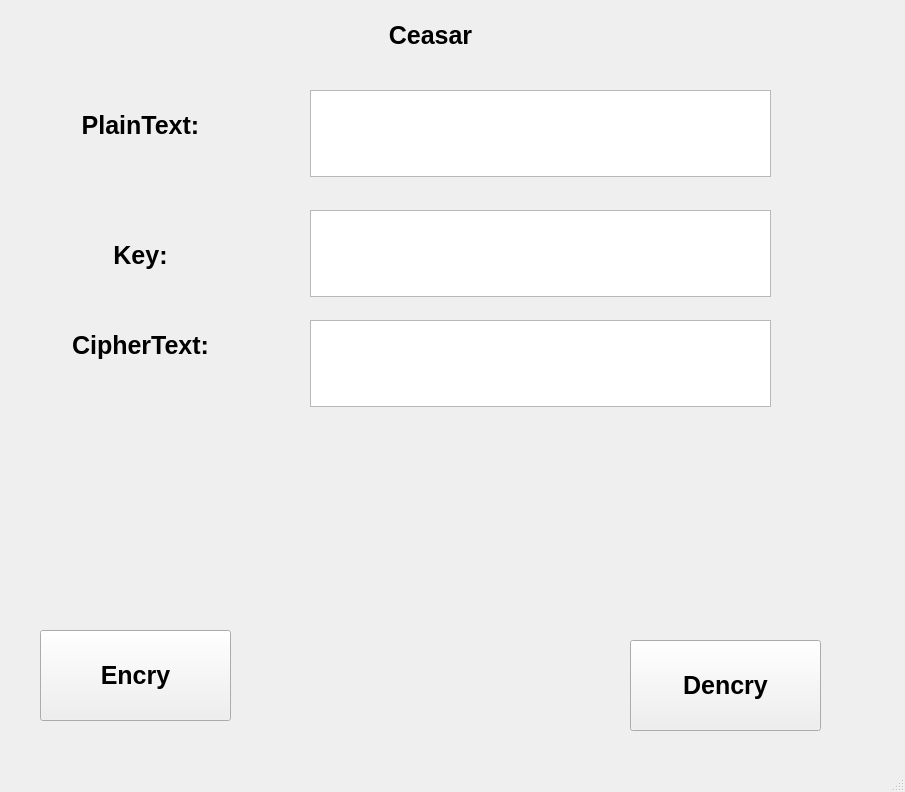
<?xml version="1.0" encoding="UTF-8"?>
<ui version="4.0">
 <class>MainWindow</class>
 <widget class="QMainWindow" name="MainWindow">
  <property name="geometry">
   <rect>
    <x>0</x>
    <y>0</y>
    <width>905</width>
    <height>792</height>
   </rect>
  </property>
  <property name="windowTitle">
   <string>MainWindow</string>
  </property>
  <widget class="QWidget" name="centralwidget">
   <widget class="QLabel" name="label">
    <property name="geometry">
     <rect>
      <x>330</x>
      <y>10</y>
      <width>201</width>
      <height>51</height>
     </rect>
    </property>
    <property name="font">
     <font>
      <pointsize>19</pointsize>
      <weight>75</weight>
      <bold>true</bold>
     </font>
    </property>
    <property name="text">
     <string>Ceasar</string>
    </property>
    <property name="textFormat">
     <enum>Qt::AutoText</enum>
    </property>
    <property name="alignment">
     <set>Qt::AlignCenter</set>
    </property>
   </widget>
   <widget class="QLabel" name="label_2">
    <property name="geometry">
     <rect>
      <x>40</x>
      <y>100</y>
      <width>201</width>
      <height>51</height>
     </rect>
    </property>
    <property name="font">
     <font>
      <pointsize>19</pointsize>
      <weight>75</weight>
      <bold>true</bold>
     </font>
    </property>
    <property name="text">
     <string>PlainText:</string>
    </property>
    <property name="textFormat">
     <enum>Qt::AutoText</enum>
    </property>
    <property name="alignment">
     <set>Qt::AlignCenter</set>
    </property>
   </widget>
   <widget class="QLabel" name="label_3">
    <property name="geometry">
     <rect>
      <x>40</x>
      <y>230</y>
      <width>201</width>
      <height>51</height>
     </rect>
    </property>
    <property name="font">
     <font>
      <pointsize>19</pointsize>
      <weight>75</weight>
      <bold>true</bold>
     </font>
    </property>
    <property name="text">
     <string>Key:</string>
    </property>
    <property name="textFormat">
     <enum>Qt::AutoText</enum>
    </property>
    <property name="alignment">
     <set>Qt::AlignCenter</set>
    </property>
   </widget>
   <widget class="QLabel" name="label_4">
    <property name="geometry">
     <rect>
      <x>40</x>
      <y>320</y>
      <width>201</width>
      <height>51</height>
     </rect>
    </property>
    <property name="font">
     <font>
      <pointsize>19</pointsize>
      <weight>75</weight>
      <bold>true</bold>
     </font>
    </property>
    <property name="text">
     <string>CipherText:</string>
    </property>
    <property name="textFormat">
     <enum>Qt::AutoText</enum>
    </property>
    <property name="alignment">
     <set>Qt::AlignCenter</set>
    </property>
   </widget>
   <widget class="QPushButton" name="btn_encrypt">
    <property name="geometry">
     <rect>
      <x>40</x>
      <y>630</y>
      <width>191</width>
      <height>91</height>
     </rect>
    </property>
    <property name="font">
     <font>
      <pointsize>19</pointsize>
      <weight>75</weight>
      <bold>true</bold>
     </font>
    </property>
    <property name="text">
     <string>Encry</string>
    </property>
   </widget>
   <widget class="QPushButton" name="btn_decrypt">
    <property name="geometry">
     <rect>
      <x>630</x>
      <y>640</y>
      <width>191</width>
      <height>91</height>
     </rect>
    </property>
    <property name="font">
     <font>
      <pointsize>19</pointsize>
      <weight>75</weight>
      <bold>true</bold>
     </font>
    </property>
    <property name="text">
     <string>Dencry</string>
    </property>
   </widget>
   <widget class="QPlainTextEdit" name="txt_plain_text">
    <property name="geometry">
     <rect>
      <x>310</x>
      <y>90</y>
      <width>461</width>
      <height>87</height>
     </rect>
    </property>
   </widget>
   <widget class="QPlainTextEdit" name="txt_key">
    <property name="geometry">
     <rect>
      <x>310</x>
      <y>210</y>
      <width>461</width>
      <height>87</height>
     </rect>
    </property>
   </widget>
   <widget class="QPlainTextEdit" name="txt_cipher_text">
    <property name="geometry">
     <rect>
      <x>310</x>
      <y>320</y>
      <width>461</width>
      <height>87</height>
     </rect>
    </property>
   </widget>
  </widget>
  <widget class="QMenuBar" name="menubar">
   <property name="geometry">
    <rect>
     <x>0</x>
     <y>0</y>
     <width>905</width>
     <height>26</height>
    </rect>
   </property>
  </widget>
  <widget class="QStatusBar" name="statusbar"/>
 </widget>
 <resources/>
 <connections/>
</ui>
